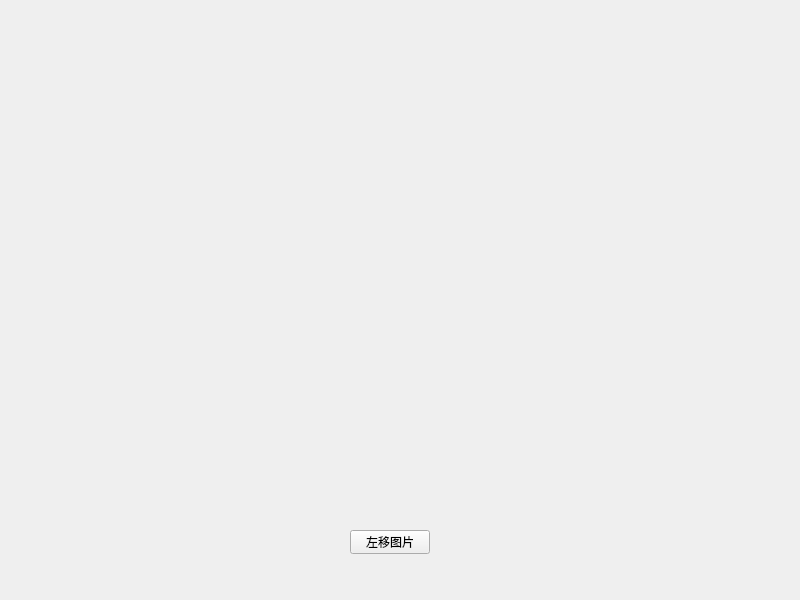
<?xml version="1.0" encoding="UTF-8"?>
<ui version="4.0">
 <class>Widget</class>
 <widget class="QWidget" name="Widget">
  <property name="geometry">
   <rect>
    <x>0</x>
    <y>0</y>
    <width>800</width>
    <height>600</height>
   </rect>
  </property>
  <property name="windowTitle">
   <string>Widget</string>
  </property>
  <widget class="QPushButton" name="pushButton_1">
   <property name="geometry">
    <rect>
     <x>350</x>
     <y>530</y>
     <width>80</width>
     <height>24</height>
    </rect>
   </property>
   <property name="text">
    <string>左移图片</string>
   </property>
  </widget>
 </widget>
 <resources/>
 <connections/>
</ui>
